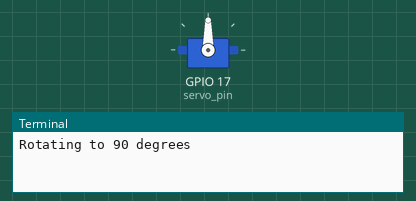
The program below on a simulated Raspberry Pi (BCM pin numbers). On the bench: servo, the last lines printed to the terminal. Servo angles are drawn from the pulse width (0.5 ms = 0°, 2.5 ms = 180°). At 6.0 s the program stops and its outputs stay as they are.

Above: at 0.1 s.
At 6.1 s:
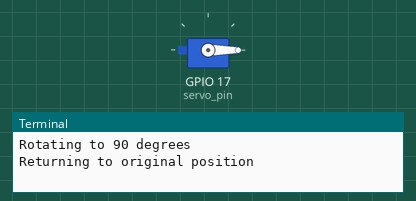
Timing chart, 0 to 7.5 s (numbered marks = the images above):
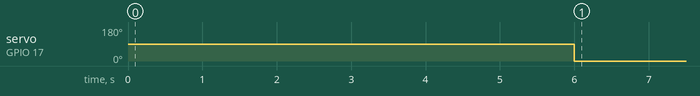

The program:

Servo_motor.py
```python
import RPi.GPIO as GPIO
import time

# Set up GPIO mode and pin
GPIO.setmode(GPIO.BCM)
servo_pin = 17  # Change to your servo's GPIO pin

GPIO.setup(servo_pin, GPIO.OUT)

# Set up PWM for controlling the servo
pwm = GPIO.PWM(servo_pin, 50)  # 50 Hz PWM frequency
pwm.start(0)  # Start PWM with 0% duty cycle

# Function to rotate servo to 90 degrees
def rotate90():
    duty_cycle = 7.5  # 90 degrees corresponds to 7.5% duty cycle
    pwm.ChangeDutyCycle(duty_cycle)
    print("Rotating to 90 degrees")

# Function to return servo to original position
def returnToOriginal():
    time.sleep(5)  # Wait for 5 seconds
    duty_cycle = 2.5  # 0 degrees corresponds to 2.5% duty cycle
    pwm.ChangeDutyCycle(duty_cycle)
    print("Returning to original position")

# Main function
def main():
    rotate90()  # Rotate servo to 90 degrees
    time.sleep(1)  # Hold at 90 degrees for 1 second
    returnToOriginal()  # Return servo to original position

if __name__ == "__main__":
    try:
        main()
    finally:
        pwm.stop()  # Stop PWM
        GPIO.cleanup()  # Clean up GPIO settings
```

Measured:
- by itself, servo on GPIO 17 (servo_pin): 90° → 0° at 6.0 s
